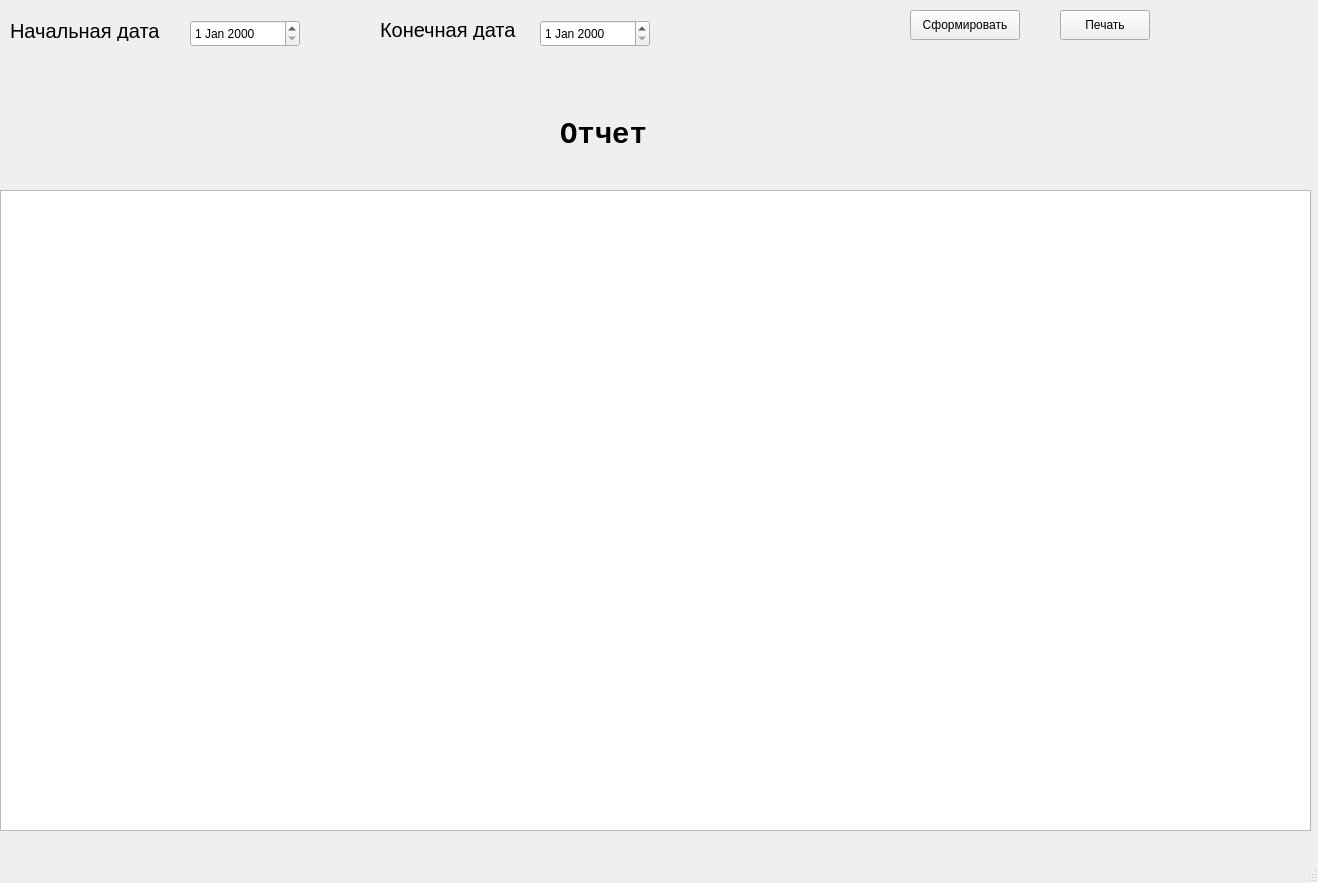
<?xml version="1.0" encoding="UTF-8"?>
<ui version="4.0">
 <class>MainWindow</class>
 <widget class="QMainWindow" name="MainWindow">
  <property name="geometry">
   <rect>
    <x>0</x>
    <y>0</y>
    <width>1318</width>
    <height>883</height>
   </rect>
  </property>
  <property name="windowTitle">
   <string>MainWindow</string>
  </property>
  <widget class="QWidget" name="centralwidget">
   <widget class="QLabel" name="label">
    <property name="geometry">
     <rect>
      <x>10</x>
      <y>20</y>
      <width>171</width>
      <height>21</height>
     </rect>
    </property>
    <property name="font">
     <font>
      <pointsize>15</pointsize>
     </font>
    </property>
    <property name="text">
     <string>Начальная дата </string>
    </property>
   </widget>
   <widget class="QLabel" name="label_2">
    <property name="geometry">
     <rect>
      <x>380</x>
      <y>20</y>
      <width>151</width>
      <height>20</height>
     </rect>
    </property>
    <property name="font">
     <font>
      <pointsize>15</pointsize>
     </font>
    </property>
    <property name="text">
     <string>Конечная дата </string>
    </property>
   </widget>
   <widget class="QPushButton" name="pushButton_generate">
    <property name="geometry">
     <rect>
      <x>910</x>
      <y>10</y>
      <width>110</width>
      <height>30</height>
     </rect>
    </property>
    <property name="text">
     <string>Сформировать</string>
    </property>
   </widget>
   <widget class="QPushButton" name="pushButton_print">
    <property name="geometry">
     <rect>
      <x>1060</x>
      <y>10</y>
      <width>90</width>
      <height>30</height>
     </rect>
    </property>
    <property name="text">
     <string>Печать</string>
    </property>
   </widget>
   <widget class="QDateEdit" name="dateEdit">
    <property name="geometry">
     <rect>
      <x>190</x>
      <y>20</y>
      <width>110</width>
      <height>27</height>
     </rect>
    </property>
   </widget>
   <widget class="QDateEdit" name="dateEdit_2">
    <property name="geometry">
     <rect>
      <x>540</x>
      <y>20</y>
      <width>110</width>
      <height>27</height>
     </rect>
    </property>
   </widget>
   <widget class="QLabel" name="label_3">
    <property name="geometry">
     <rect>
      <x>560</x>
      <y>120</y>
      <width>120</width>
      <height>30</height>
     </rect>
    </property>
    <property name="font">
     <font>
      <family>Liberation Mono</family>
      <pointsize>22</pointsize>
      <weight>75</weight>
      <bold>true</bold>
     </font>
    </property>
    <property name="text">
     <string>Отчет</string>
    </property>
   </widget>
   <widget class="QTableView" name="tableView">
    <property name="geometry">
     <rect>
      <x>0</x>
      <y>190</y>
      <width>1311</width>
      <height>641</height>
     </rect>
    </property>
   </widget>
  </widget>
  <widget class="QMenuBar" name="menubar">
   <property name="geometry">
    <rect>
     <x>0</x>
     <y>0</y>
     <width>1318</width>
     <height>23</height>
    </rect>
   </property>
  </widget>
  <widget class="QStatusBar" name="statusbar"/>
 </widget>
 <resources/>
 <connections/>
</ui>
